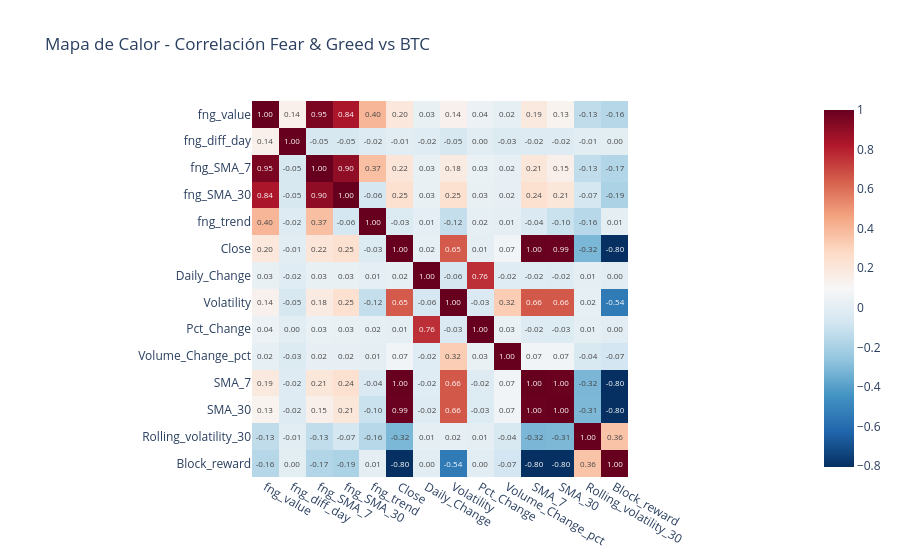

The cell this chart's notebook holds for it:
### Code cell
# Seleciono las columnas del indice F&G para hacer el mapa de calor (correlacion)
fng_cols = ['fng_value', 'fng_diff_day', 'fng_SMA_7', 'fng_SMA_30', 'fng_trend']

# Columnas de precio BTC relevantes
btc_cols = ['Close', 'Daily_Change', 'Volatility', 'Pct_Change', 'Volume_Change_pct', 'SMA_7', 'SMA_30', 'Rolling_volatility_30', 'Block_reward']

# Selecciono solo las columnas de interés
corr_data = full_data[fng_cols + btc_cols].dropna()

# Calculo la correlación
corr_matrix = corr_data.corr()

# Heatmap interactivo con plotly
fig = px.imshow(
    corr_matrix,
    text_auto='.2f',
    color_continuous_scale='RdBu_r',
    title='Mapa de Calor - Correlación Fear & Greed vs BTC'
)
fig.show()

### Figure 1 — Plotly figure (JSON) as saved in the notebook; plotly's stock layout.template omitted (floating-point values rounded to 4 significant figures; data arrays with more than 128 entries replaced by an {"elided": "..."} marker saying what was removed)
{"data": [{"coloraxis": "coloraxis", "hovertemplate": "x: %{x}<br>y: %{y}<br>color: %{z}<extra></extra>", "name": "0", "texttemplate": "%{z:.2f}", "type": "heatmap", "x": ["fng_value", "fng_diff_day", "fng_SMA_7", "fng_SMA_30", "fng_trend", "Close", "Daily_Change", "Volatility", "Pct_Change", "Volume_Change_pct", "SMA_7", "SMA_30", "Rolling_volatility_30", "Block_reward"], "xaxis": "x", "y": ["fng_value", "fng_diff_day", "fng_SMA_7", "fng_SMA_30", "fng_trend", "Close", "Daily_Change", "Volatility", "Pct_Change", "Volume_Change_pct", "SMA_7", "SMA_30", "Rolling_volatility_30", "Block_reward"], "yaxis": "y", "z": {"elided": "14x14 float values"}}], "layout": {"coloraxis": {"autocolorscale": false, "colorscale": [[0, "rgb(5,48,97)"], [0.1, "rgb(33,102,172)"], [0.2, "rgb(67,147,195)"], [0.3, "rgb(146,197,222)"], [0.4, "rgb(209,229,240)"], [0.5, "rgb(247,247,247)"], [0.6, "rgb(253,219,199)"], [0.7, "rgb(244,165,130)"], [0.8, "rgb(214,96,77)"], [0.9, "rgb(178,24,43)"], [1, "rgb(103,0,31)"]]}, "title": {"text": "Mapa de Calor - Correlación Fear & Greed vs BTC"}, "xaxis": {"anchor": "y", "constrain": "domain", "domain": [0, 1], "scaleanchor": "y"}, "yaxis": {"anchor": "x", "autorange": "reversed", "constrain": "domain", "domain": [0, 1]}}}
